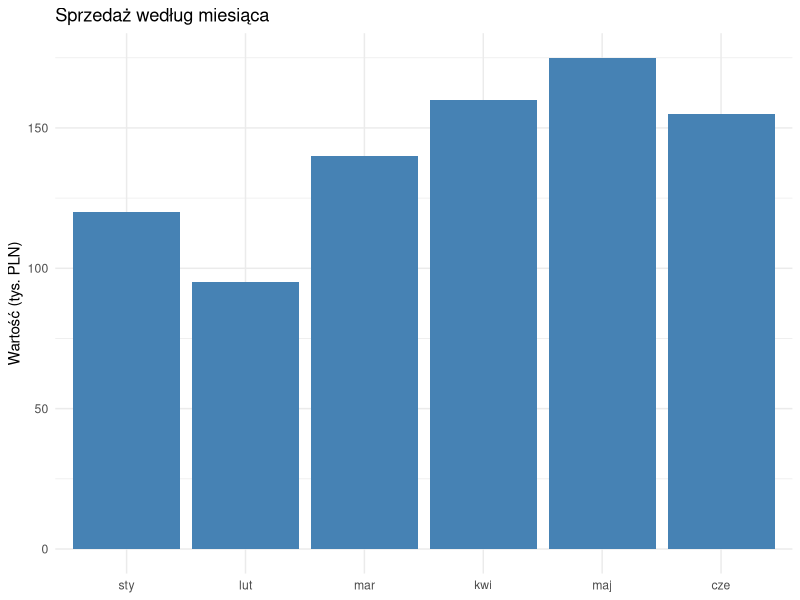

Source code (R):
## ---- chunk 1
# Liczby całkowite i rzeczywiste
wiek <- 25L          # integer (L oznacza "całkowity")
wzrost <- 175.5      # numeric (domyślny typ liczbowy)

# Tekst (łańcuch znaków)
imie <- "Anna"

# Wartości logiczne
czy_student <- TRUE
czy_pracuje <- FALSE

# Brak danych
wynik <- NA          # odpowiednik pustej komórki w Excelu

# Sprawdzenie typu
class(wiek)
class(imie)
class(czy_student)
## ---- chunk 2
# Konwersja typów
as.numeric("3.14")   # tekst → liczba
as.character(42)     # liczba → tekst
as.logical(1)        # liczba → logiczna (1 = TRUE, 0 = FALSE)
## ---- chunk 3
# Tworzenie wektora — funkcja c() (od "combine")
pensje <- c(4500, 5200, 4800, 6100, 5500)
miasta <- c("Warszawa", "Kraków", "Gdańsk", "Poznań", "Wrocław")

# Długość wektora
length(pensje)

# Podstawowe statystyki — operacje na CAŁYM wektorze jednocześnie
mean(pensje)      # średnia
median(pensje)    # mediana
sum(pensje)       # suma
max(pensje)       # maksimum
min(pensje)       # minimum
## ---- chunk 4
# Operacje wektorowe — R działa na całym wektorze, nie na elementach!
# To jak wpisanie formuły w Excelu do całej kolumny naraz.
pensje_po_podwyzce <- pensje * 1.10    # każda pensja +10%
pensje_w_tys <- pensje / 1000          # przeliczenie na tysiące

pensje_po_podwyzce
pensje_w_tys
## ---- chunk 5
pensje <- c(4500, 5200, 4800, 6100, 5500)

# Wybieranie po indeksie — R liczy od 1
pensje[1]          # pierwsza pensja → 4500
pensje[3]          # trzecia pensja  → 4800
pensje[c(1, 3, 5)] # pierwsza, trzecia i piąta
pensje[2:4]        # od drugiej do czwartej (włącznie)
pensje[-1]         # bez pierwszego
pensje[length(pensje)]  # ostatnia (jak Ctrl+End w Excelu)
## ---- chunk 6
# Indeksowanie logiczne — wybieranie po warunku
pensje[pensje > 5000]          # tylko pensje powyżej 5000
pensje[pensje > mean(pensje)]  # powyżej średniej
## ---- chunk 7
# Zwykły wektor tekstowy — sortuje alfabetycznie
miesiace_text <- c("marzec", "styczeń", "luty", "marzec", "styczeń")
sort(miesiace_text)   # błędna kolejność: luty, marzec, styczeń
## ---- chunk 8
# Factor — definiujemy właściwą kolejność
miesiace_factor <- factor(
  miesiace_text,
  levels = c("styczeń", "luty", "marzec")
)

sort(miesiace_factor)   # poprawna kolejność: styczeń, styczeń, luty, marzec, marzec

# Factor "pamięta" wszystkie możliwe kategorie (levels)
levels(miesiace_factor)

# Zliczanie — pokazuje też kategorie z zerową liczebnością
table(miesiace_factor)
## ---- chunk 9
# Factor uporządkowany (ordered) — gdy kategorie mają naturalną hierarchię
wyksztalcenie <- factor(
  c("wyższe", "średnie", "podstawowe", "wyższe", "średnie"),
  levels  = c("podstawowe", "średnie", "wyższe"),
  ordered = TRUE
)

# Można porównywać kategorie
wyksztalcenie[1] > wyksztalcenie[2]   # wyższe > średnie → TRUE
min(wyksztalcenie)                     # podstawowe
## ---- chunk 10
# Praktyczny przykład — factor na wykresie
library(ggplot2)

sprzedaz <- data.frame(
  miesiac = factor(
    c("sty", "lut", "mar", "kwi", "maj", "cze"),
    levels = c("sty", "lut", "mar", "kwi", "maj", "cze")
  ),
  wartosc = c(120, 95, 140, 160, 175, 155)
)

# Bez factora miesiące byłyby posortowane alfabetycznie!
ggplot(sprzedaz, aes(x = miesiac, y = wartosc)) +
  geom_col(fill = "steelblue") +
  labs(title = "Sprzedaż według miesiąca",
       x = NULL, y = "Wartość (tys. PLN)") +
  theme_minimal()
